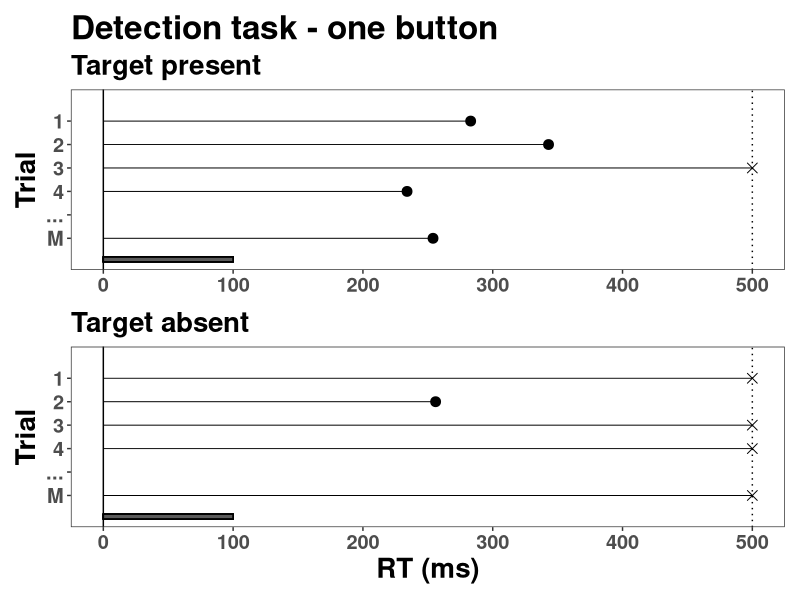
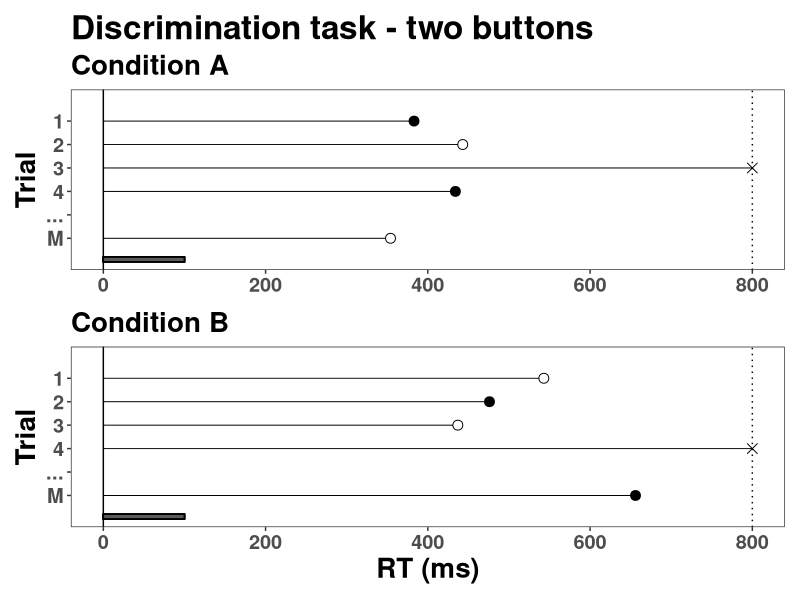
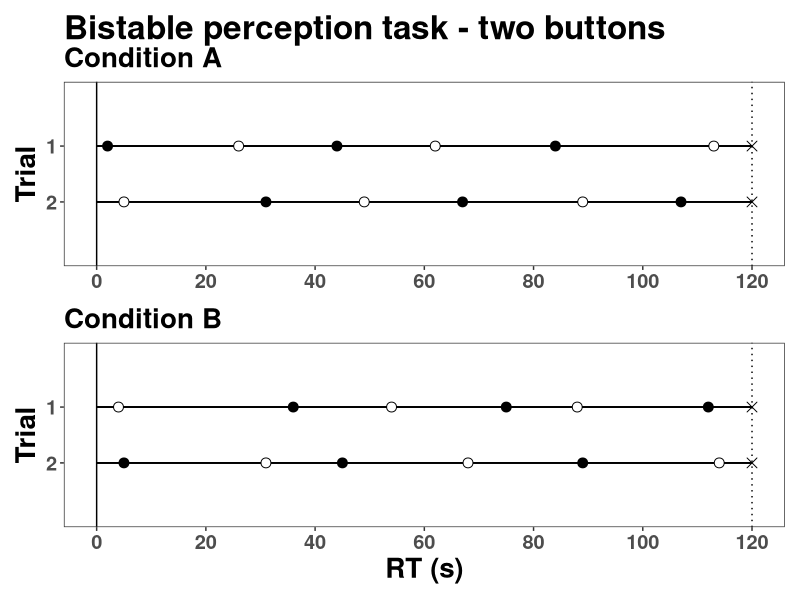
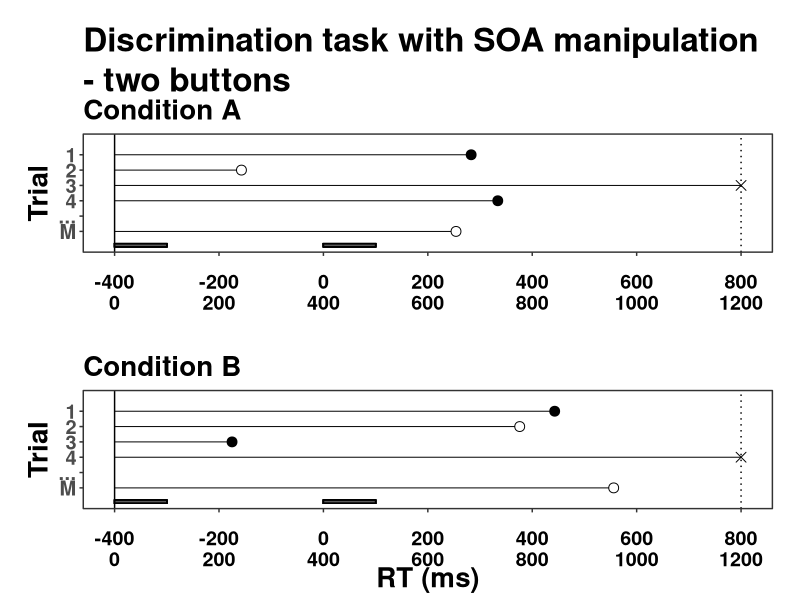
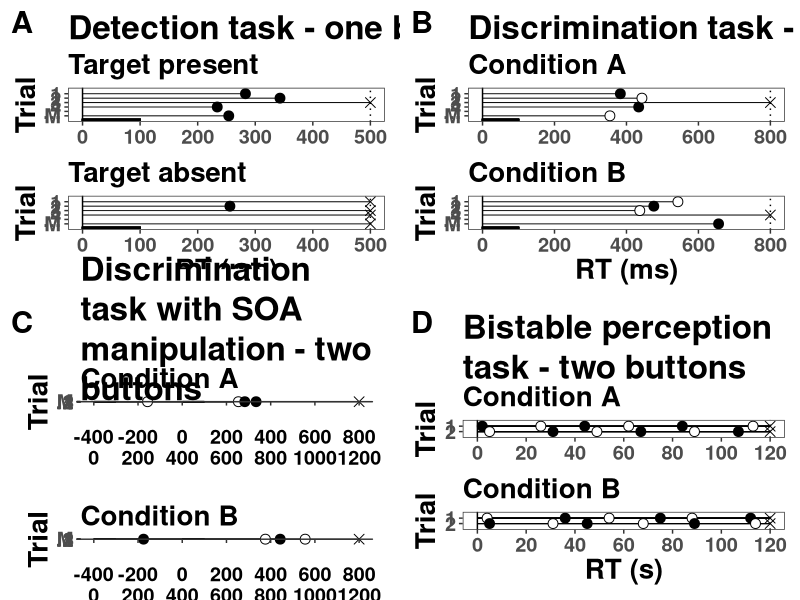
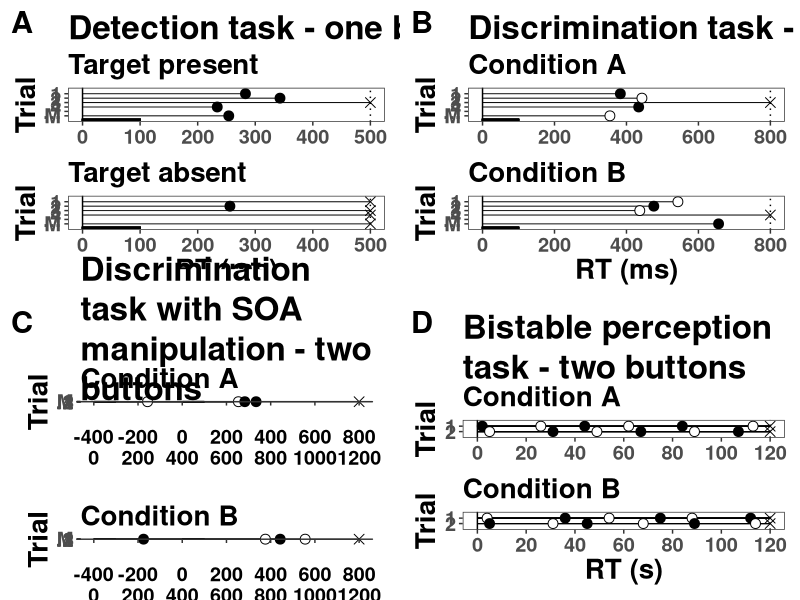

Reproduce these figures in R, in order.
## ---- chunk 1
knitr::opts_chunk$set(echo = TRUE)
## ---- chunk 2
pkg <- c("tidyverse", "patchwork","cowplot","ggtext","xfun")

lapply(pkg, library, character.only = TRUE)
## ---- chunk 3
theme_set(
  theme_bw() +
    theme(text = element_text(size = 22, face = "bold"), 
          title = element_text(size = 22, face = "bold"))
)

## Set the amount of dodge in figures
pd <- position_dodge(0.7)
pd2 <- position_dodge(1)
## ---- chunk 4
max_RT = 500
data_detection_present <- tibble(RT = c(254,NA,234,max_RT,343,283),   
                                 trial = c(6:1))
data_detection_absent <- tibble(RT = c(max_RT,NA,max_RT,max_RT,256,max_RT),   
                                 trial = c(6:1))
## ---- chunk 5
lines_p <- tibble(xstart = 0,
                  xend =   data_detection_present$RT,
                  ystart = data_detection_present$trial,
                  yend =   data_detection_present$trial)

lines_a <- tibble(xstart = 0,
                  xend =   data_detection_absent$RT,
                  ystart = data_detection_absent$trial,
                  yend =   data_detection_absent$trial)

p1 <- data_detection_present %>%
  ggplot(aes(x=RT, y =trial)) +
  geom_vline(xintercept=0) +
  geom_vline(xintercept=max_RT,linetype = 3) +
  geom_rect(mapping=aes(xmin=0, xmax=100, ymin=7, ymax=6.8), color="black", alpha=0.5) +
  geom_segment(data = lines_p,
               aes(x= xstart, xend = xend,
                   y = ystart, yend = yend),
               linewidth = 1/3,
               linetype = 1) +
  geom_point(shape = c(21,NA,21,4,21,21), size =3, fill ="black") + # 4 for x
  scale_x_continuous(limits = c(0,max_RT)) +
  scale_y_reverse(breaks = c(1:6),limits = c(7,0), labels = c("1","2","3","4","...","M"))+
  labs(x = "RT (ms)",
       y = "Trial",
       subtitle = "Target present")+
  ggtitle("Detection task - one button") +
  theme(legend.position = "none",
        panel.grid.minor = element_blank(),
        panel.grid.major = element_blank(),
             text = element_text(size = 18, face = "bold"), 
        title = element_text(size = 20, face = "bold"))

p2 <- data_detection_absent %>%
  ggplot(aes(x=RT, y =trial)) +
  geom_vline(xintercept=max_RT,linetype = 3) +
  geom_vline(xintercept=0) +
    geom_rect(mapping=aes(xmin=0, xmax=100, ymin=7, ymax=6.8), color="black", alpha=0.5) +
  geom_segment(data = lines_a,
               aes(x= xstart, xend = xend,
                   y = ystart, yend = yend),
               linewidth = 1/3,
               linetype = 1) +
  geom_point(shape = c(4,NA,4,4,21,4), size =3, fill ="black") +
  scale_x_continuous(limits = c(0,max_RT)) +
  scale_y_reverse(breaks = c(1:6),limits = c(7,0), labels = c("1","2","3","4","...","M"))+
  labs(x = "RT (ms)",
       y = "Trial",
       subtitle = "Target absent") +
  theme(legend.position = "none",
        panel.grid.minor = element_blank(),
        panel.grid.major = element_blank(),
        text = element_text(size = 18.01, face = "bold"), 
        title = element_text(size = 20, face = "bold"))

#title="Detection task - single button"
p_detection <- (p1/p2) + 
  # plot_annotation(title = title) +
   plot_layout(axes = "collect_x")

p_detection
## ---- chunk 6
max_RT = 800
data_cat_A <- tibble(RT = c(354,NA,434,max_RT,443,383),   
                                 trial = c(6:1))
data_cat_B <- tibble(RT = c(656,NA,max_RT,437,476,543),   
                                 trial = c(6:1))
## ---- chunk 7
lines_a <- tibble(xstart = 0,
                  xend =   data_cat_A$RT,
                  ystart = data_cat_A$trial,
                  yend =   data_cat_A$trial)

lines_b <- tibble(xstart = 0,
                  xend =   data_cat_B$RT,
                  ystart = data_cat_B$trial,
                  yend =   data_cat_B$trial)

p3 <- data_cat_A %>%
  ggplot(aes(x=RT, y =trial)) +
  geom_vline(xintercept=0) +
  geom_vline(xintercept=max_RT,linetype = 3) +
    geom_rect(mapping=aes(xmin=0, xmax=100, ymin=7, ymax=6.8), color="black", alpha=0.5) +
  geom_segment(data = lines_a,
               aes(x= xstart, xend = xend,
                   y = ystart, yend = yend),
               linewidth = 1/3,
               linetype = 1) +
  geom_point(shape = c(21,NA,21,4,21,21), size =3, fill =c("white",NA,"black","black","white","black")) + # 4 for x
  scale_x_continuous(limits = c(0,max_RT)) +
  scale_y_reverse(breaks = c(1:6),limits = c(7,0), labels = c("1","2","3","4","...","M"))+
  labs(x = "RT (ms)",
       y = "Trial",
       subtitle = "Condition A")+
  ggtitle("Discrimination task - two buttons") +
  theme(legend.position = "none",
        panel.grid.minor = element_blank(),
        panel.grid.major = element_blank(),
             text = element_text(size = 18, face = "bold"), 
        title = element_text(size = 20, face = "bold"))

p4 <- data_cat_B %>%
  ggplot(aes(x=RT, y =trial)) +
  geom_vline(xintercept=max_RT,linetype = 3) +
  geom_vline(xintercept=0) +
    geom_rect(mapping=aes(xmin=0, xmax=100, ymin=7, ymax=6.8), color="black", alpha=0.5) +
  geom_segment(data = lines_b,
               aes(x= xstart, xend = xend,
                   y = ystart, yend = yend),
               linewidth = 1/3,
               linetype = 1) +
  geom_point(shape = c(21,NA,4,21,21,21), size =3, fill =c("black",NA,"black","white","black","white")) +
  scale_x_continuous(limits = c(0,max_RT)) +
  scale_y_reverse(breaks = c(1:6),limits = c(7,0), labels = c("1","2","3","4","...","M"))+
  labs(x = "RT (ms)",
       y = "Trial",
       subtitle = "Condition B") +
  theme(legend.position = "none",
        panel.grid.minor = element_blank(),
        panel.grid.major = element_blank(),
        text = element_text(size = 18.01, face = "bold"), 
        title = element_text(size = 20, face = "bold"))

#title="Discrimination task - two buttons"
p_discrimination <- (p3/p4) + 
 #  plot_annotation(title = title) +
   plot_layout(axes = "collect_x")

p_discrimination
## ---- chunk 8
max_RT = 120
data_percept_A <- tibble(RT = c(2,26,44,62,84,113,max_RT,
                                5,31,49,67,89,107,max_RT),   
                                 trial = c(1,1,1,1,1,1,1,
                                           2,2,2,2,2,2,2))
data_percept_B <- tibble(RT = c(4,36,54,75,88,112,max_RT,
                                5,31,45,68,89,114,max_RT),   
                                 trial = c(1,1,1,1,1,1,1,
                                           2,2,2,2,2,2,2))
## ---- chunk 9
lines_a <- tibble(xstart = 0,
                  xend =   max_RT,
                  ystart = data_percept_A$trial,
                  yend =   data_percept_A$trial)

lines_b <- tibble(xstart = 0,
                  xend =   max_RT,
                  ystart = data_percept_B$trial,
                  yend =   data_percept_B$trial)

p7 <- data_percept_A %>%
  ggplot(aes(x=RT, y =trial)) +
  geom_vline(xintercept=0) +
  geom_vline(xintercept=max_RT,linetype = 3) +
#    geom_rect(mapping=aes(xmin=0, xmax=100, ymin=7, ymax=6.8), color="black", alpha=0.5) +
  geom_segment(data = lines_a,
               aes(x= xstart, xend = xend,
                   y = ystart, yend = yend),
               linewidth = 1/3,
               linetype = 1) +
  geom_point(shape = c(21,21,21,21,21,21,4,21,21,21,21,21,21,4), 
             size =3, 
             fill =c("black","white","black","white","black","white","black", "white","black","white","black","white","black","black")) + # 4 for x
  scale_x_continuous(limits = c(0,max_RT), breaks=c(0,20,40,60,80,100,120)) +
  scale_y_reverse(breaks = c(1,2),limits = c(3,0), labels = c("1","2"))+
  labs(x = "RT (s)",
       y = "Trial",
       subtitle = "Condition A")+
  ggtitle("Bistable perception task - two buttons") +
  theme(legend.position = "none",
        panel.grid.minor = element_blank(),
        panel.grid.major = element_blank(),
             text = element_text(size = 18, face = "bold"), 
        title = element_text(size = 20, face = "bold"),
        plot.title = element_textbox_simple())

p8 <- data_percept_B %>%
  ggplot(aes(x=RT, y =trial)) +
  geom_vline(xintercept=max_RT,linetype = 3) +
  geom_vline(xintercept=0) +
#    geom_rect(mapping=aes(xmin=0, xmax=100, ymin=7, ymax=6.8), color="black", alpha=0.5) +
  geom_segment(data = lines_b,
               aes(x= xstart, xend = xend,
                   y = ystart, yend = yend),
               linewidth = 1/3,
               linetype = 1) +
  geom_point(shape = c(21,21,21,21,21,21,4,21,21,21,21,21,21,4), size =3, fill =c("white","black","white","black","white","black","black","black","white","black","white","black","white","black")) +
  scale_x_continuous(limits = c(0,max_RT),breaks=c(0,20,40,60,80,100,120)) +
  scale_y_reverse(breaks = c(1:2),limits = c(3,0), labels = c("1","2"))+
  labs(x = "RT (s)",
       y = "Trial",
       subtitle = "Condition B") +
  theme(legend.position = "none",
        panel.grid.minor = element_blank(),
        panel.grid.major = element_blank(),
        text = element_text(size = 18.01, face = "bold"), 
        title = element_text(size = 20, face = "bold"))

#title="Discrimination task - two buttons"
p_percept <- (p7/p8) + 
 #  plot_annotation(title = title) +
   plot_layout(axes = "collect_x")

p_percept
## ---- chunk 10
max_RT = 1200
data_soa_A <- tibble(RT = c(654,NA,734,max_RT,243,683),   
                               trial = c(6:1))
data_soa_B <- tibble(RT = c(956,NA,max_RT,225,776,843),   
                                 trial = c(6:1))
## ---- chunk 11
lines_a <- tibble(xstart = 0,
                  xend =   data_soa_A$RT,
                  ystart = data_soa_A$trial,
                  yend =   data_soa_A$trial)

lines_b <- tibble(xstart = 0,
                  xend =   data_soa_B$RT,
                  ystart = data_soa_B$trial,
                  yend =   data_soa_B$trial)

p5 <- data_soa_A %>%
  ggplot(aes(x=RT, y =trial)) +
  geom_vline(xintercept=0) +
  geom_vline(xintercept=max_RT,linetype = 3) +
    geom_rect(mapping=aes(xmin=0, xmax=100, ymin=7, ymax=6.8), color="black", alpha=0.5) +
    geom_rect(mapping=aes(xmin=400, xmax=500, ymin=7, ymax=6.8), color="black", alpha=0.5) +
  geom_segment(data = lines_a,
               aes(x= xstart, xend = xend,
                   y = ystart, yend = yend),
               linewidth = 1/3,
               linetype = 1) +
  geom_point(shape = c(21,NA,21,4,21,21), size =3, fill =c("white",NA,"black","black","white","black")) + # 4 for x
  scale_x_continuous(limits = c(0,max_RT),breaks=c(0,200,400,600,800,1000,1200), labels=c(-400,-200,0,200,400,600,800)) +
  scale_y_reverse(breaks = c(1:6),limits = c(7,0), labels = c("1","2","3","4","...","M"))+
  labs(x = "RT (ms)",
       y = "Trial",
       subtitle = "Condition A")+
  ggtitle("Discrimination task with SOA manipulation - two buttons") +
  theme(legend.position = "none",
        panel.grid.minor = element_blank(),
        panel.grid.major = element_blank(),
             text = element_text(size = 18, face = "bold"), 
        title = element_text(size = 20, face = "bold"),
        plot.margin = unit(c(1,1,4,1),"lines"),
        axis.title.x = element_blank(),
        axis.text.x = element_blank(),
        plot.title = element_textbox_simple()) +
  
  coord_cartesian(clip = "off")+
  annotate(geom = "text",
           x = c(0,200,400,600,800,1000,1200),
           y = 7,
           label = c(-400,-200,0,200,400,600,800),
           vjust = 2.8,
           size=5,
           fontface="bold") +
  annotate(geom = "text",
           x = c(0,200,400,600,800,1000,1200),
           y = 7,
           label = c(0,200,400,600,800,1000,1200),
           vjust = 4.2,
           size  = 5,
           fontface="bold")
#+
#  annotate(geom = "text",
#           x = 600,
#           y = 7,
#           label = "RT (ms)",
#           vjust = 4.2,
#           size=7,
#           fontface="bold")
  
p6 <- data_soa_B %>%
  ggplot(aes(x=RT, y =trial)) +
  geom_vline(xintercept=max_RT,linetype = 3) +
  geom_vline(xintercept=0) +
    geom_rect(mapping=aes(xmin=0, xmax=100, ymin=7, ymax=6.8), color="black", alpha=0.5) +
    geom_rect(mapping=aes(xmin=400, xmax=500, ymin=7, ymax=6.8), color="black", alpha=0.5) +
  geom_segment(data = lines_b,
               aes(x= xstart, xend = xend,
                   y = ystart, yend = yend),
               linewidth = 1/3,
               linetype = 1) +
  geom_point(shape = c(21,NA,4,21,21,21), size =3, fill =c("white",NA,"black","black","white","black")) +
  scale_x_continuous(limits = c(0,max_RT),breaks=c(0,200,400,600,800,1000,1200), labels=c(-400,-200,0,200,400,600,800)) +
  scale_y_reverse(breaks = c(1:6),limits = c(7,0), labels = c("1","2","3","4","...","M"))+
  labs(x = "RT (ms)",
       y = "Trial",
       subtitle = "Condition B") +
  theme(legend.position = "none",
        panel.grid.minor = element_blank(),
        panel.grid.major = element_blank(),
        text = element_text(size = 18, face = "bold"), 
        title = element_text(size = 20, face = "bold"),
        plot.margin = unit(c(1,1,4,1),"lines"),
        axis.title.x = element_blank(),
        axis.text.x = element_blank()) +
  
  coord_cartesian(clip = "off")+
  annotate(geom = "text",
           x = c(0,200,400,600,800,1000,1200),
           y = 7,
           label = c(-400,-200,0,200,400,600,800),
           vjust = 2.8,
           size=5,
            fontface="bold") +
  annotate(geom = "text",
           x = c(0,200,400,600,800,1000,1200),
           y = 7,
           label = c(0,200,400,600,800,1000,1200),
           vjust = 4.2,
           size  = 5,
           fontface="bold") +
  annotate(geom = "text",
           x = 600,
           y = 7,
           label = "RT (ms)",
           vjust = 4.2,
           size=7,
           fontface="bold")

#title="Discrimination task - two buttons"
p_discriminationSOA <- (p5/p6) 
 #  plot_annotation(title = title) +
  # plot_layout(axes = "collect_x")

p_discriminationSOA
## ---- chunk 12
plot_grid(p_detection, p_discrimination,p_discriminationSOA,p_percept,
  nrow = 2,
  labels = c("A","B","C","D"),
  label_size = 22#,
  #align = "v"
)
## ---- chunk 13
ggsave("REVIEW1/Plot_paradigms.png",dpi = 800,width = 16,height = 17)
